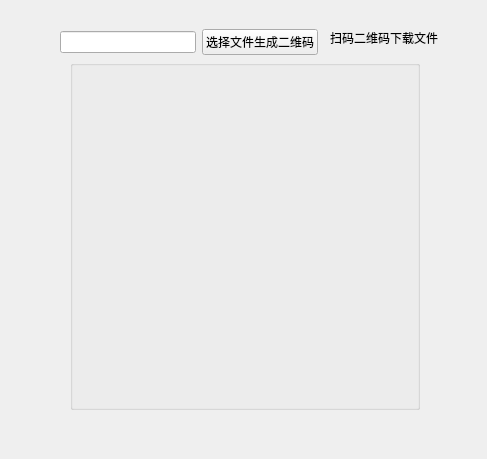
<?xml version="1.0" encoding="UTF-8"?>
<ui version="4.0">
 <class>websend</class>
 <widget class="QWidget" name="websend">
  <property name="geometry">
   <rect>
    <x>0</x>
    <y>0</y>
    <width>487</width>
    <height>459</height>
   </rect>
  </property>
  <property name="windowTitle">
   <string>Form</string>
  </property>
  <widget class="QWidget" name="widget" native="true">
   <property name="geometry">
    <rect>
     <x>60</x>
     <y>20</y>
     <width>258</width>
     <height>45</height>
    </rect>
   </property>
   <layout class="QHBoxLayout" name="horizontalLayout">
    <item>
     <widget class="QLineEdit" name="lineEdit"/>
    </item>
    <item>
     <widget class="QPushButton" name="pushButton">
      <property name="text">
       <string>选择文件生成二维码</string>
      </property>
     </widget>
    </item>
   </layout>
  </widget>
  <widget class="QGroupBox" name="groupBox">
   <property name="geometry">
    <rect>
     <x>70</x>
     <y>60</y>
     <width>350</width>
     <height>350</height>
    </rect>
   </property>
   <property name="title">
    <string/>
   </property>
   <property name="alignment">
    <set>Qt::AlignCenter</set>
   </property>
  </widget>
  <widget class="QLabel" name="label">
   <property name="geometry">
    <rect>
     <x>330</x>
     <y>30</y>
     <width>141</width>
     <height>16</height>
    </rect>
   </property>
   <property name="text">
    <string>扫码二维码下载文件</string>
   </property>
  </widget>
 </widget>
 <resources/>
 <connections/>
</ui>
